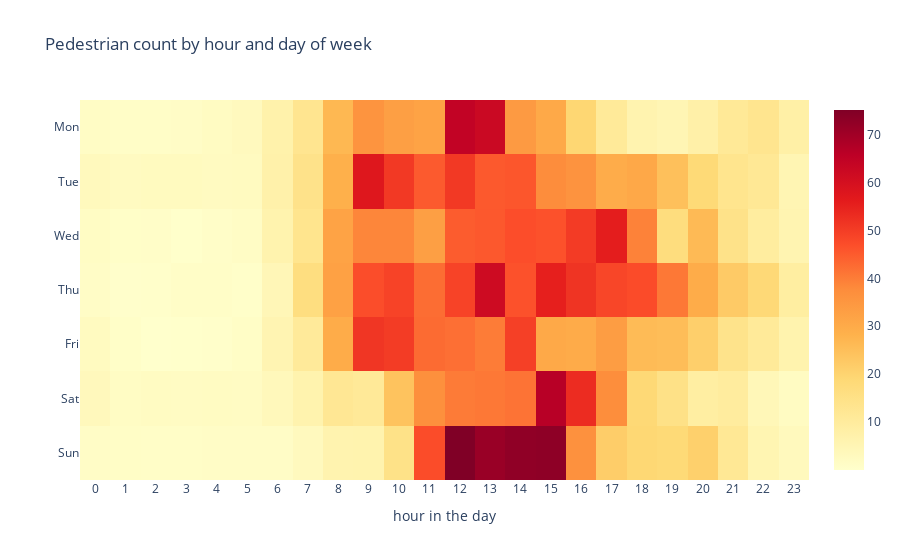

Notebook cell for this chart:
### Code cell
_ = interact(plot_hour_heatmap, 
             selected=widgets.Dropdown(options=['all', 'Streetscape', 'Under Raincoat', 'Outside'], 
                                       value='all', disabled=False),
             start_date=widgets.DatePicker(value=pd.to_datetime('2019-02-20')),
             end_date=widgets.DatePicker(value=pd.to_datetime('2020-01-12'))
            )

### Figure 1 — Plotly figure (JSON) as saved in the notebook; plotly's stock layout.template omitted (floating-point values rounded to 4 significant figures; data arrays with more than 128 entries replaced by an {"elided": "..."} marker saying what was removed)
{"data": [{"colorscale": [[0, "rgb(255,255,204)"], [0.125, "rgb(255,237,160)"], [0.25, "rgb(254,217,118)"], [0.375, "rgb(254,178,76)"], [0.5, "rgb(253,141,60)"], [0.625, "rgb(252,78,42)"], [0.75, "rgb(227,26,28)"], [0.875, "rgb(189,0,38)"], [1, "rgb(128,0,38)"]], "hoverongaps": false, "type": "heatmap", "x": [0, 1, 2, 3, 4, 5, 6, 7, 8, 9, 10, 11, 12, 13, 14, 15, 16, 17, 18, 19, 20, 21, 22, 23], "y": ["Sun", "Sat", "Fri", "Thu", "Wed", "Tue", "Mon"], "z": {"elided": "7x24 float values"}}], "layout": {"title": {"text": "Pedestrian count by hour and day of week"}, "xaxis": {"dtick": 1, "tickmode": "linear", "title": {"text": "hour in the day"}}}}
